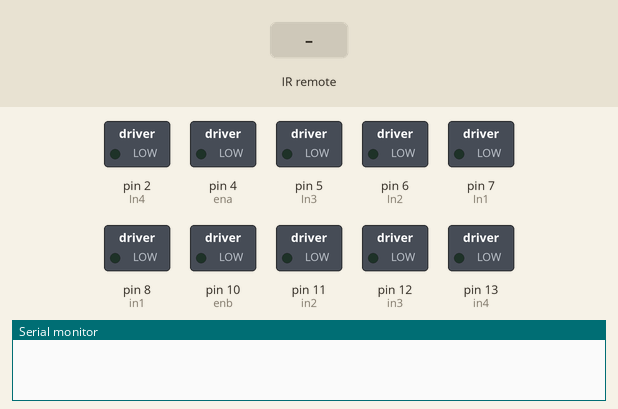
Simulated run of this sketch. Board: Arduino Uno, built with avr-gcc and run on an emulated ATmega328P. Shown: switched loads named in the sketch (green lamp = pin HIGH), the last lines printed to the serial monitor. Inputs (shaded band) come from the test bench. Pins used as bus, display or sensor lines are not drawn.

Above: at 1.2 s.
1.3 s: infrared code 0xFF18E7 received
At 2.5 s:
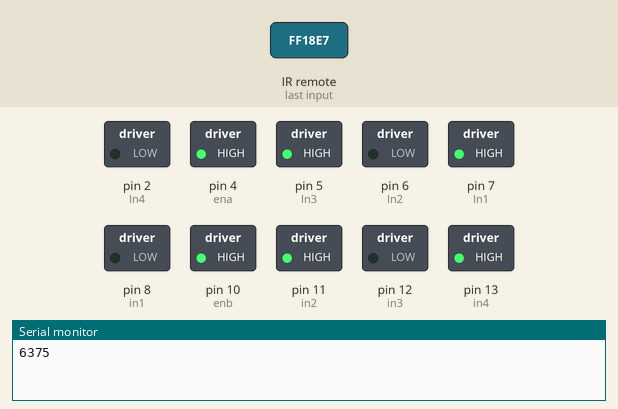
2.8 s: infrared code 0xFF4AB5 received
At 3.8 s:
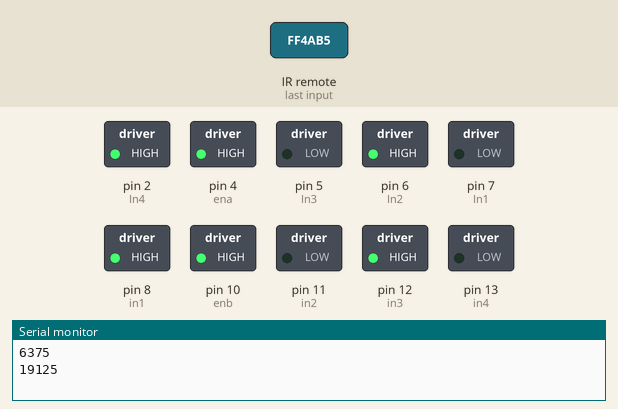
4.3 s: infrared code 0xFF10EF received
At 4.9 s:
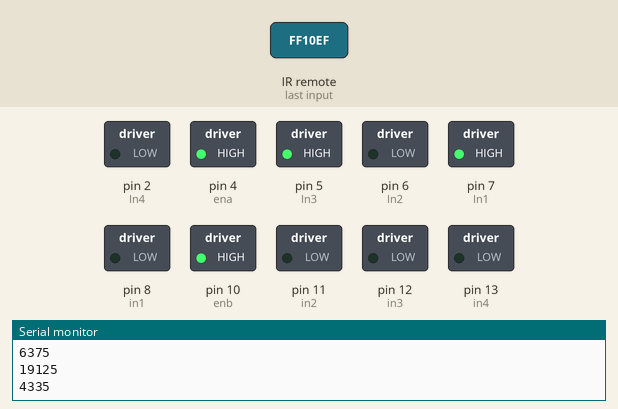
5.8 s: infrared code 0xFF5AA5 received
At 7.0 s:
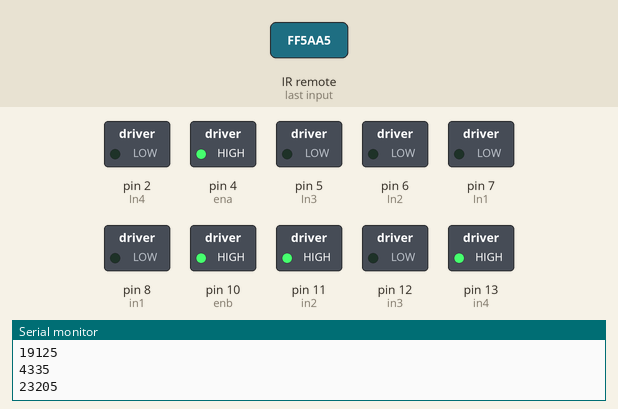
7.3 s: infrared code 0xFF38C7 received
At 8.4 s:
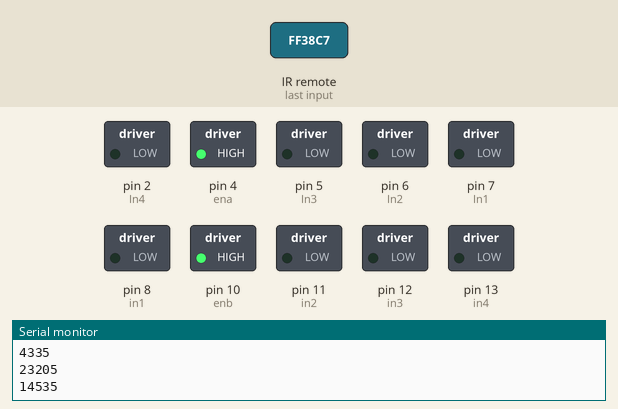
Timing chart, 0 to 9.8 s (numbered marks = the images above; inputs shaded):
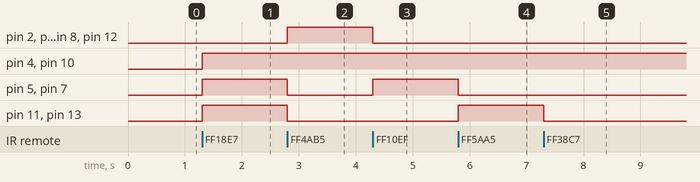

Measured:
- after the input at 1.3 s, pin 4 (ena), pin 5 (In3), pin 7 (In1), pin 10 (enb), pin 11 (in2), pin 13 (in4): LOW → HIGH at once
- after the input at 2.8 s, pin 2 (In4), pin 6 (In2), pin 8 (in1), pin 12 (in3): LOW → HIGH at once; pin 5 (In3), pin 7 (In1), pin 11 (in2), pin 13 (in4): HIGH → LOW at once
- after the input at 4.3 s, pin 2 (In4), pin 6 (In2), pin 8 (in1), pin 12 (in3): HIGH → LOW at once; pin 5 (In3), pin 7 (In1): LOW → HIGH at once
- after the input at 5.8 s, pin 5 (In3), pin 7 (In1): HIGH → LOW at once; pin 11 (in2), pin 13 (in4): LOW → HIGH at once
- after the input at 7.3 s, pin 11 (in2), pin 13 (in4): HIGH → LOW at once

The sketch:

sketch_nov27a.ino
```cpp
#include <IRremote.h>
#define code1 16718055    //Number 2
#define code2 16730805    //Number 8
#define code3 16716015    //Number 4
#define code4 16734885    //Number 6
#define code5 16726215    //Number 5

const int RECV_PIN = 3;
IRrecv irrecv(RECV_PIN);
decode_results results;

//Motor Right?
int In1 = 7;
int In2 = 6;
int In3 = 5;
int In4 = 2;
int Ena = 0;
int Enb = 1;

//Motor Left
int in1 = 8;
int in2 = 11;
int in3 = 12;
int in4 = 13;
int ena = 4;
int enb = 10;

void setup(){
  Serial.begin(9600);
  irrecv.enableIRIn();
  irrecv.blink13(true);

  //All-Motors
  pinMode(In1, OUTPUT);
  pinMode(In2, OUTPUT);
  pinMode(In3, OUTPUT);
  pinMode(In4, OUTPUT);
  pinMode(Ena, OUTPUT);
  pinMode(Enb, OUTPUT);

  pinMode(in1, OUTPUT);
  pinMode(in2, OUTPUT);
  pinMode(in3, OUTPUT);
  pinMode(in4, OUTPUT);
  pinMode(ena, OUTPUT);
  pinMode(enb, OUTPUT);
}

void loop(){
  if(irrecv.decode(&results)){
    unsigned int data = results.value;
    switch(data){
      case code1:
        Forward();
        break;

      case code2:
        Backward();
        break;

      case code3:
        Left();
        break;

      case code4:
        Right();
        break;

      case code5:
        STOP();
        break;
    }
    Serial.println(data);
    irrecv.resume();
  }
}

//==========================================================================
void Forward(){
  digitalWrite(In1, HIGH);
  digitalWrite(In2, LOW);
  digitalWrite(In3, HIGH);
  digitalWrite(In4, LOW);
  digitalWrite(Ena, HIGH);
  digitalWrite(Enb, HIGH);

  digitalWrite(in1, LOW);
  digitalWrite(in2, HIGH);
  digitalWrite(in3, LOW);
  digitalWrite(in4, HIGH);
  digitalWrite(ena, HIGH);
  digitalWrite(enb, HIGH);
}

void Backward(){
  digitalWrite(In1, LOW);
  digitalWrite(In2, HIGH);
  digitalWrite(In3, LOW);
  digitalWrite(In4, HIGH);
  digitalWrite(Ena, LOW);
  digitalWrite(Enb, HIGH);

  digitalWrite(in1, HIGH);
  digitalWrite(in2, LOW);
  digitalWrite(in3, HIGH);
  digitalWrite(in4, LOW);
  digitalWrite(ena, HIGH);
  digitalWrite(enb, HIGH);
}

void Right(){
  digitalWrite(In1, LOW);
  digitalWrite(In2, LOW);
  digitalWrite(In3, LOW);
  digitalWrite(In4, LOW);
  digitalWrite(Ena, HIGH);
  digitalWrite(Enb, HIGH);

  digitalWrite(in1, LOW);
  digitalWrite(in2, HIGH);
  digitalWrite(in3, LOW);
  digitalWrite(in4, HIGH);
  digitalWrite(ena, HIGH);
  digitalWrite(enb, HIGH);
}

void Left(){
  digitalWrite(In1, HIGH);
  digitalWrite(In2, LOW);
  digitalWrite(In3, HIGH);
  digitalWrite(In4, LOW);
  digitalWrite(Ena, HIGH);
  digitalWrite(Enb, HIGH);

  digitalWrite(in1, LOW);
  digitalWrite(in2, LOW);
  digitalWrite(in3, LOW);
  digitalWrite(in4, LOW);
  digitalWrite(ena, HIGH);
  digitalWrite(enb, HIGH);
}

void STOP(){
  digitalWrite(In1, LOW);
  digitalWrite(In2, LOW);
  digitalWrite(In3, LOW);
  digitalWrite(In4, LOW);
  digitalWrite(Ena, HIGH);
  digitalWrite(Enb, HIGH);

  digitalWrite(in1, LOW);
  digitalWrite(in2, LOW);
  digitalWrite(in3, LOW);
  digitalWrite(in4, LOW);
  digitalWrite(ena, HIGH);
  digitalWrite(enb, HIGH);
}
```
